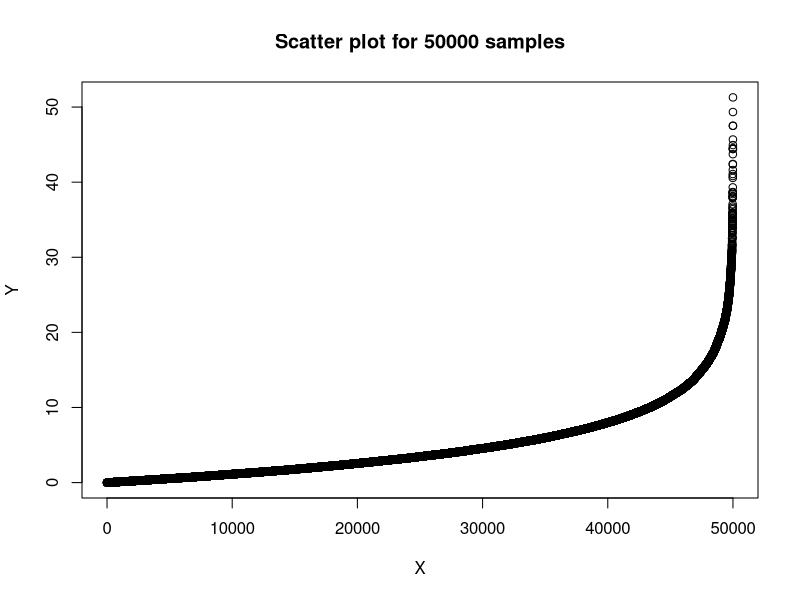
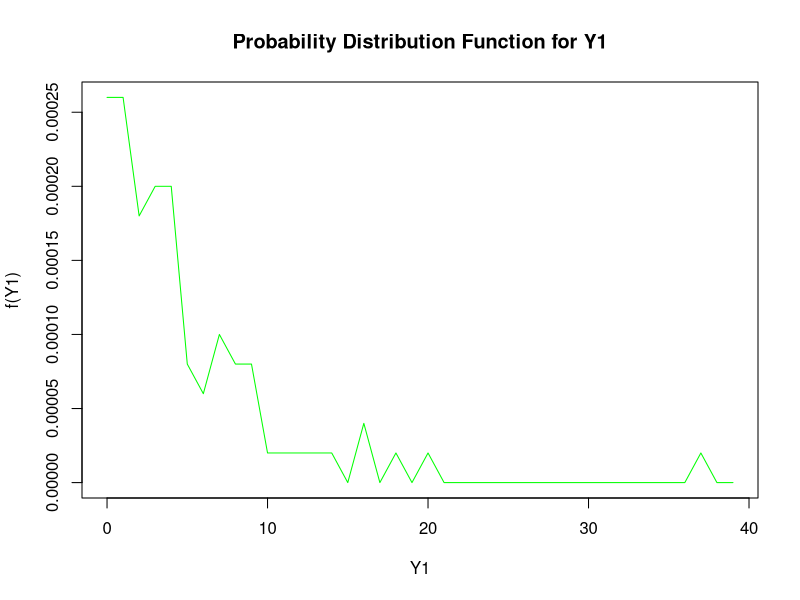
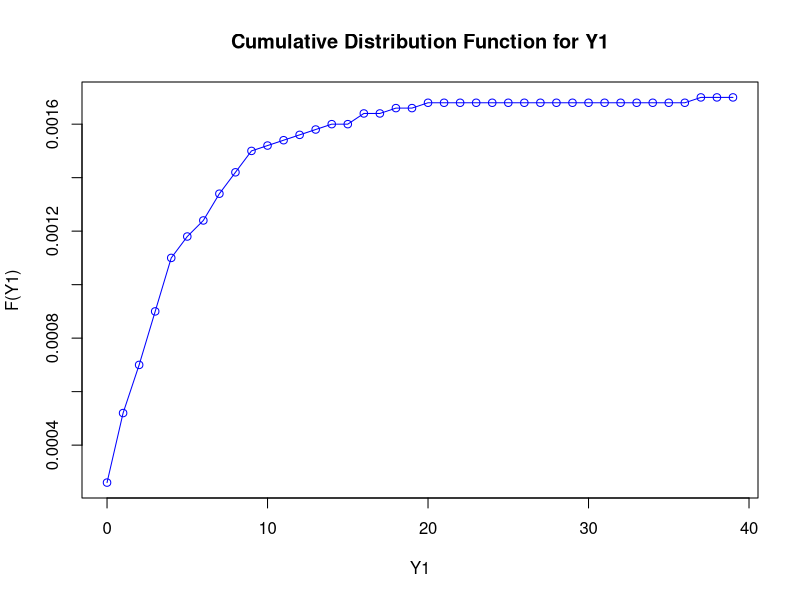
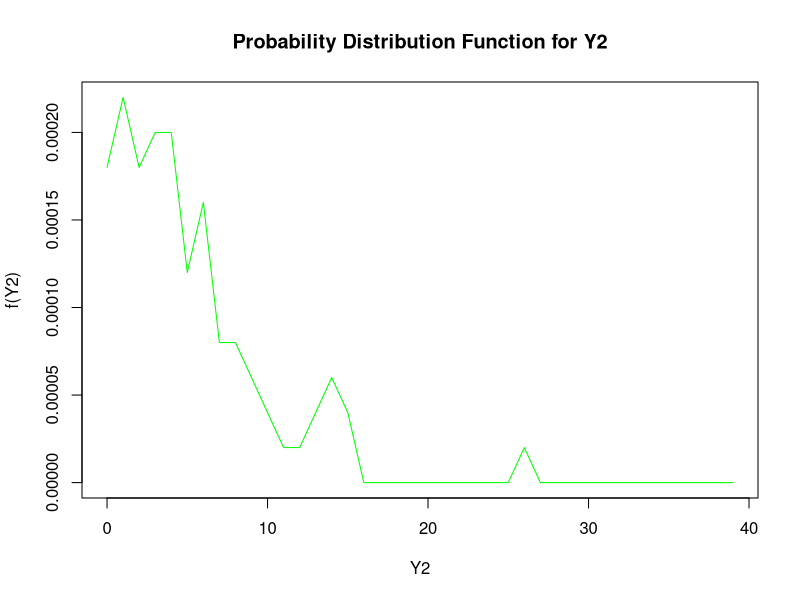
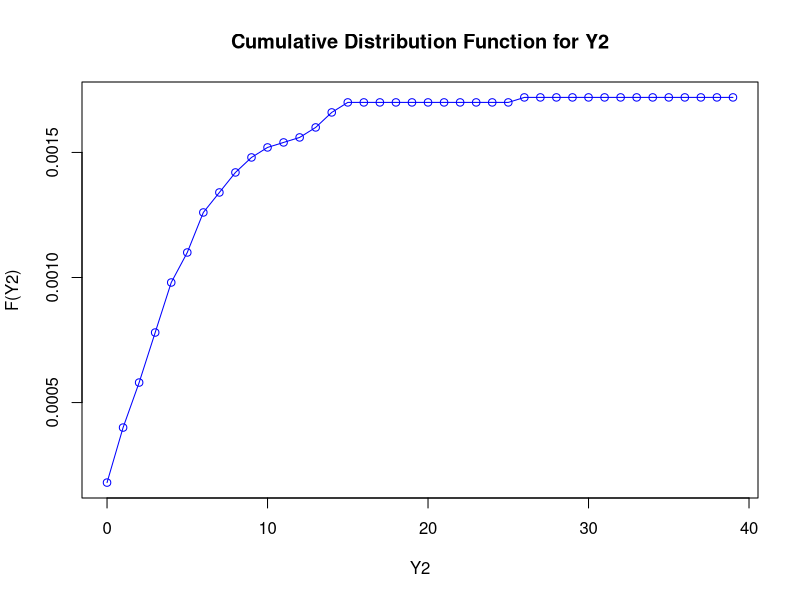
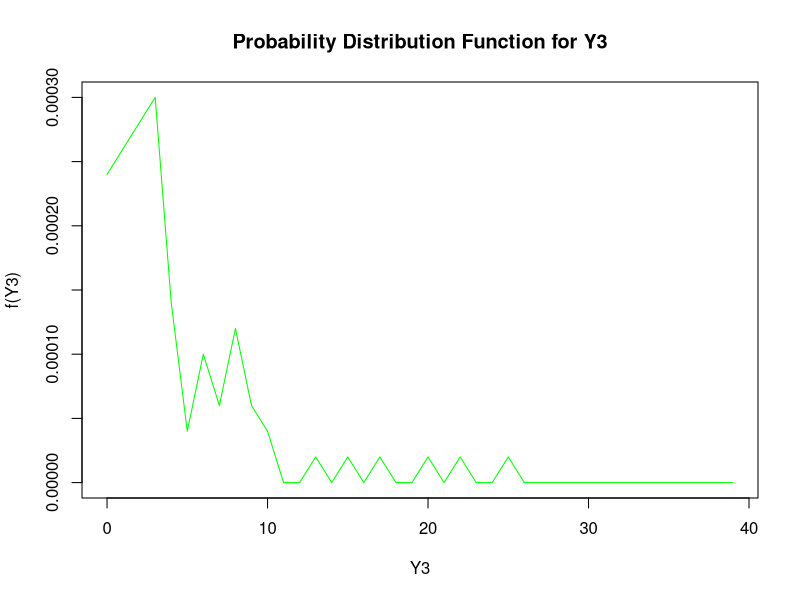
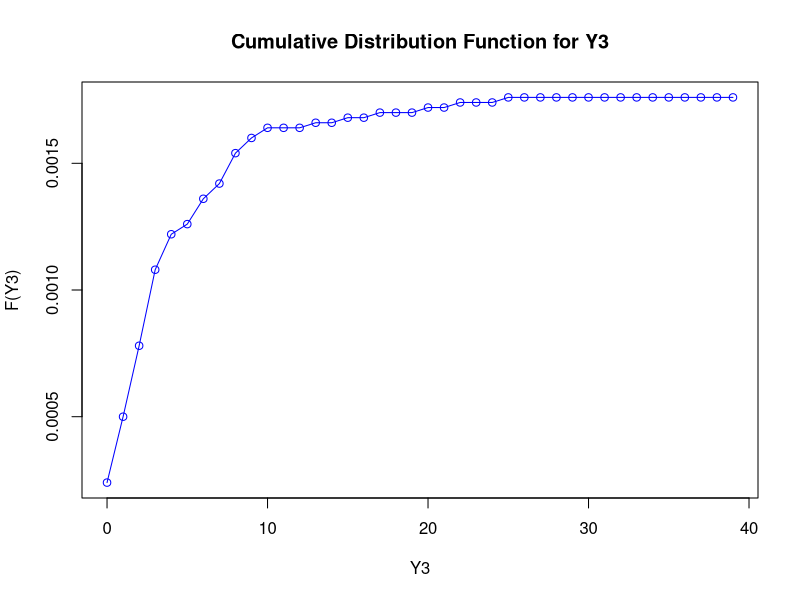
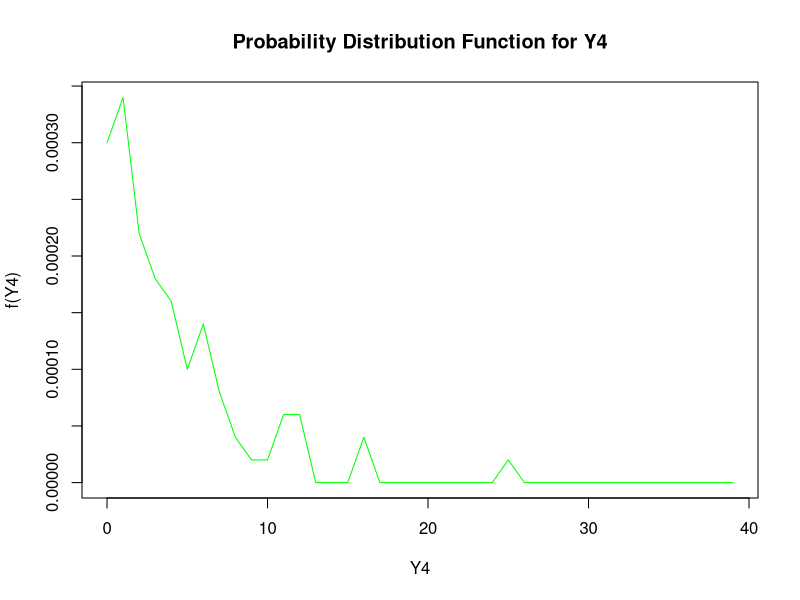

These figures' R source, in order:
num_samples <- 50000
X <- rexp(num_samples, 0.2)
x <- data.frame(X = seq(1, num_samples , 1), Y = sort(X))
plot(x, main = "Scatter plot for 50000 samples")
mean <- mean(X)
sd <- sd(X)	

num_vectors <- 500
num_elements <- 100
Y <- matrix(, nrow = num_vectors, ncol = num_elements)
for(i in 1:num_vectors){
	for(j in 1:num_elements){
		Y[i,j] <- X[(i-1)*100+j]
	}
}

for(i in 1:5){

	pdata <- rep(0, 40);

	for(j in 1:num_elements){
	    val <- round(Y[i,j], 0)
	    if(val <= 40){
	       pdata[val] = pdata[val] + 1/num_samples 
	    }
	}

	xcols <- c(0:39)

	plot(xcols, pdata, "l", col="green", main = paste("Probability Distribution Function for Y",i,sep=""), xlab=paste("Y",i,sep=""), ylab=paste("f(Y",i,")",sep=""))

	cdata <- rep(0, 40)

	cdata[1] <- pdata[1]

	for(j in 2:40){
	    cdata[j] = cdata[j-1] + pdata[j]
	}

	plot(xcols, cdata, "o", col="blue", main = paste("Cumulative Distribution Function for Y",i,sep=""), xlab=paste("Y",i,sep=""), ylab=paste("F(Y",i,")",sep=""))
}

Z <- rep(0, 500)
S <- rep(0, 500)

for(i in 1:num_vectors){
	Z[i] <- mean(Y[i,])
	S[i] <- sd(Y[i,])
}

for(i in 1:5){
	cat("Mean(Y",i,") = ",Z[i],"\n",sep="")
}
cat("\n")

for(i in 1:5){
	cat("Standard deviation(Y",i,") = ",S[i],"\n",sep="")
}
cat("\n")

tab <- table(round(Z, 1))

plot(tab, "h", col="red", main = "Frequency Function for Mean of samples", xlab="Mean", ylab="Frequency")

pdata <- rep(0, 9)

for(i in 1:num_vectors){
    val <- round(Z[i], 0)
    if(val <= 9){
       pdata[val] = pdata[val] + 1/ num_samples 
    }
}

xcols <- c(1:9)

plot(xcols, pdata, "l", col="green", main = "Probability Distribution Function for Mean", xlab="Z", ylab="f(Z)",axes=FALSE)
box()
axis(1, at = seq(1, 9, by = 1))
axis(2)

cdata <- rep(0, 9)

cdata[1] <- pdata[1]

for(i in 2:9){
    cdata[i] = cdata[i-1] + pdata[i]
}

plot(xcols, cdata, "o", col="blue", main = "Cumulative Distribution Function for Mean", xlab="Z", ylab="F(Z)",axes=FALSE)
box()
axis(1, at = seq(1, 9, by = 1))
axis(2)

meanmean <- mean(Z)
sdmean <- sd(Z)	

cat("Mean of Mean of Samples =",meanmean,"\n")
cat("Standard Deviation of Mean of Samples =",sdmean,"\n")
cat("\n")

diffmean <- abs(mean - meanmean)
diffsd <- abs(sd - sdmean)

cat("Difference b/n Mean of Sample Distribution and Mean of Mean of Samples =",diffmean,"\n")
cat("Difference b/n Standard Deviation of Sample Distribution and Standard Deviation of Mean of Samples =",diffsd,"\n")
cat("\n")
cat("Hence, it is verified that the Mean and Standard Deviation of the Distribution of Sample Mean Values are close to the Original Distribution\n")